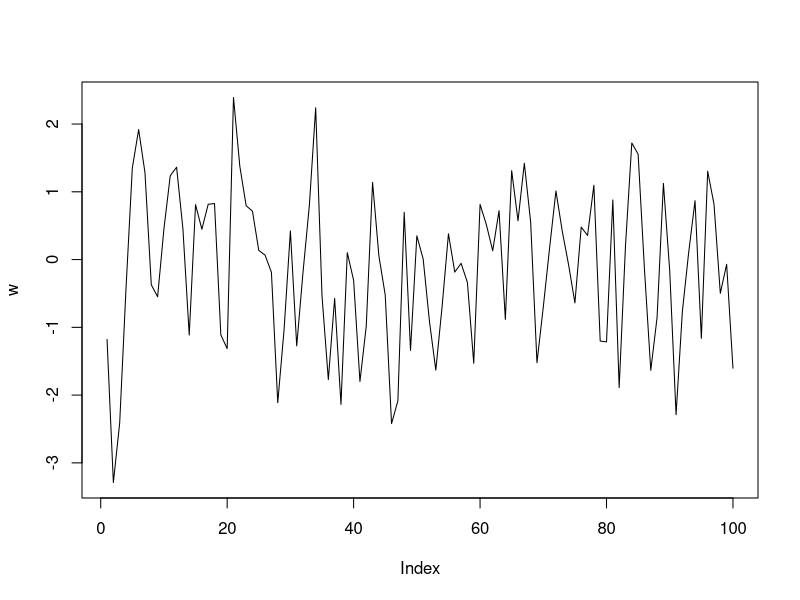
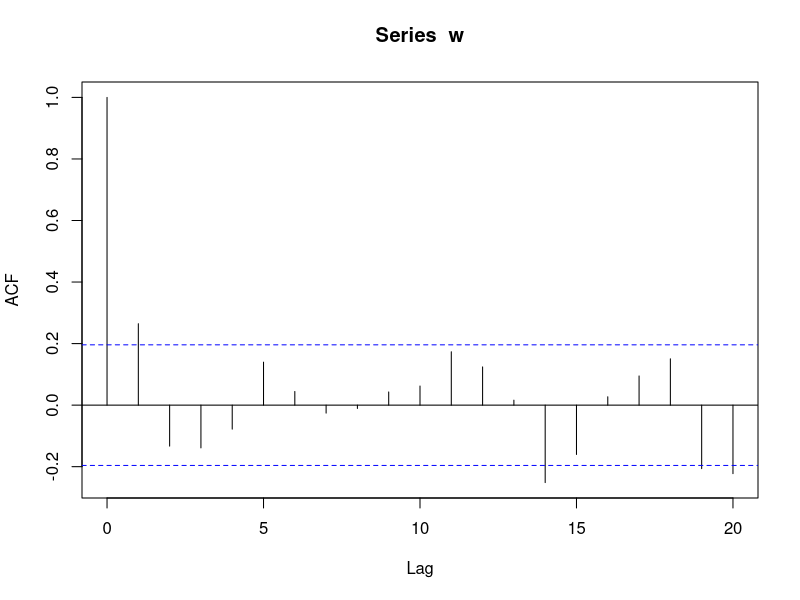
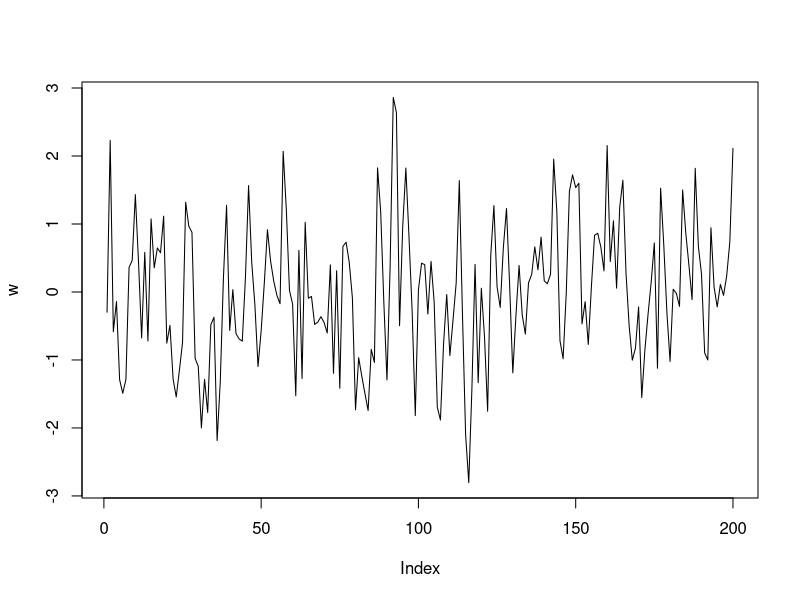
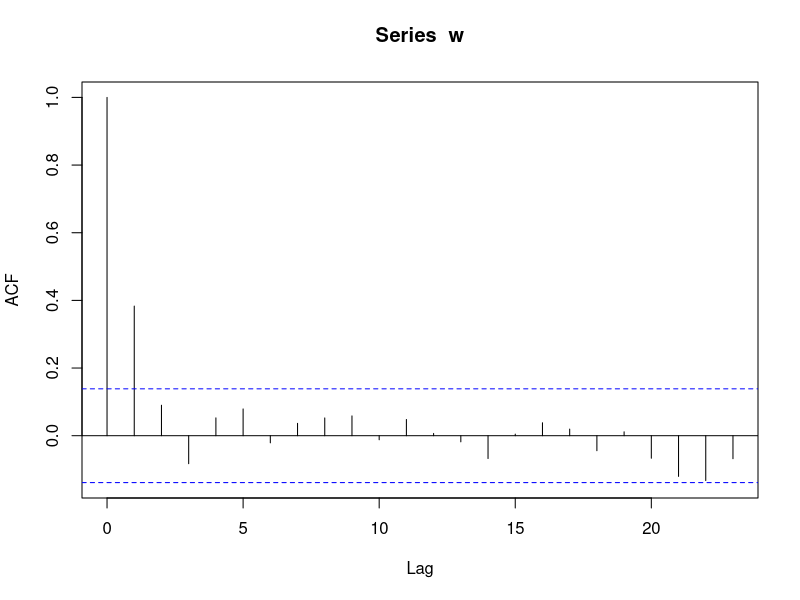
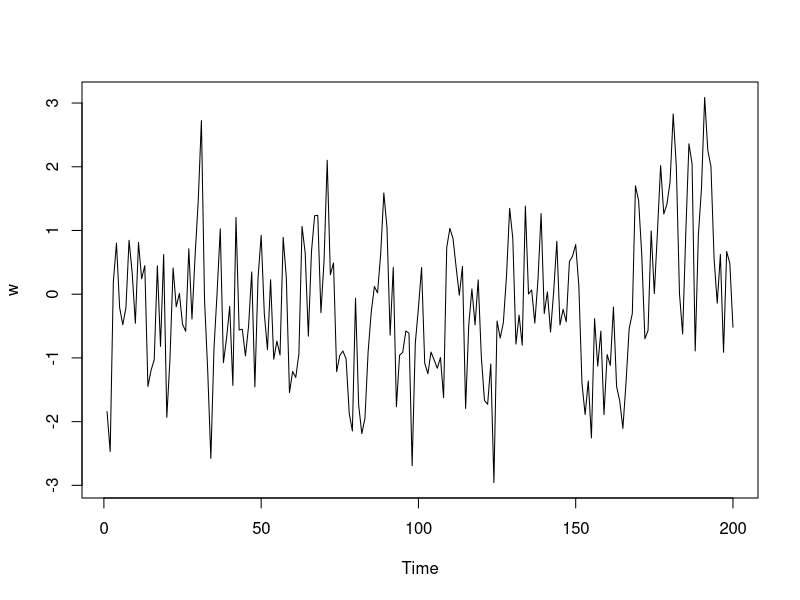
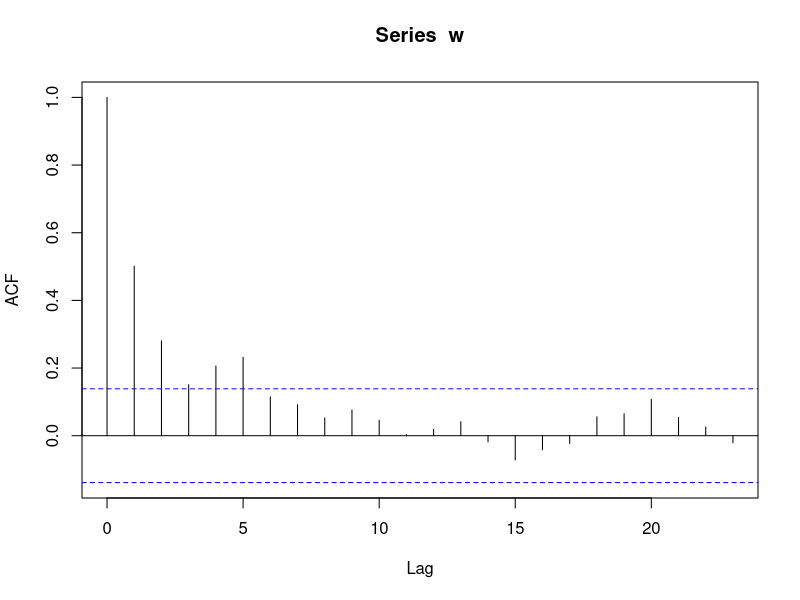
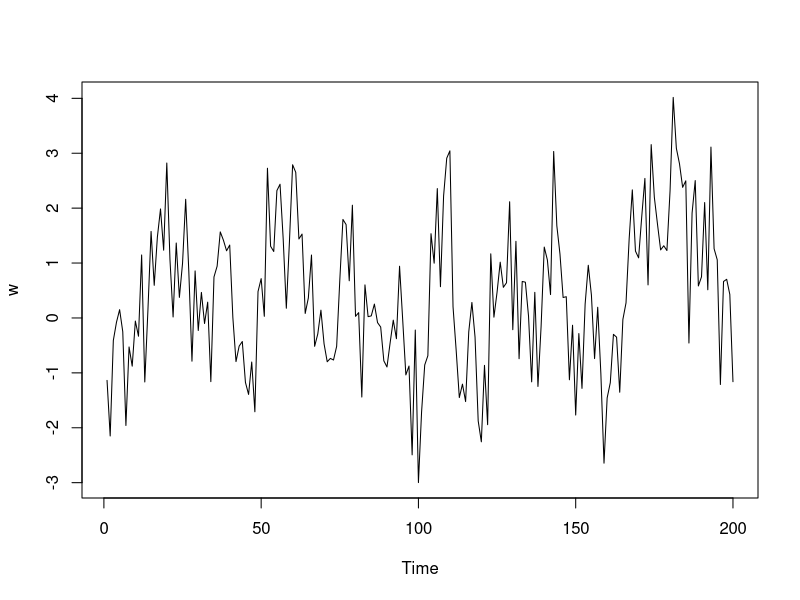
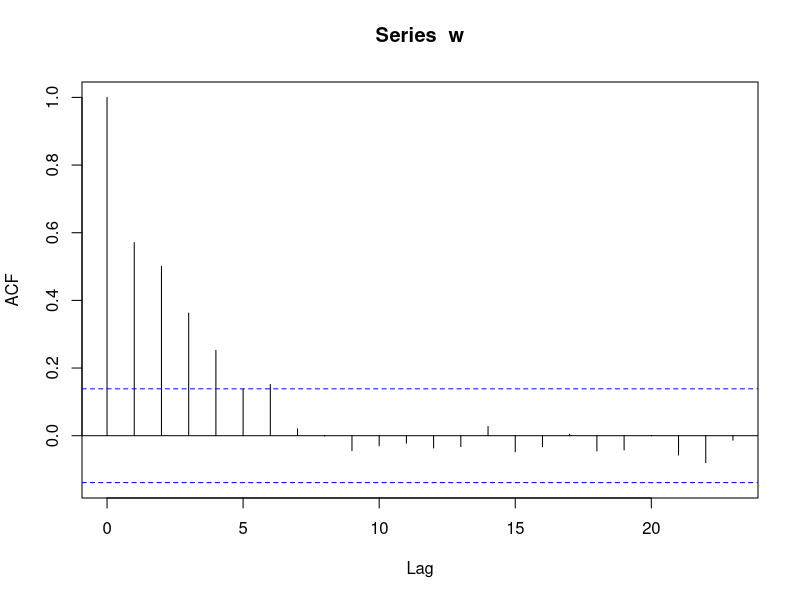

The R script that drew these images, in order:
## ---- chunk 1
xs <- rnorm(200)
w <- xs[1]
for(i in 2:100) w[i] <- xs[i] + .5 * xs[i - 1]
plot(w, type = "l")
acf(w)
## ---- chunk 2
xs <- rnorm(200)
w <- xs[1]
w[2] <- xs[2] + .5 * xs[1]
for(i in 3:200) w[i] <- xs[i] + .5 * xs[i - 1] + .3 * xs[i - 2]
plot(w, type = "l")
acf(w)
## ---- chunk 3
w <- arima.sim(n = 200, list(ma = c(.5, .3)))
plot(w)
acf(w)
## ---- chunk 4
w <- arima.sim(n = 200, list(ar = c(.5, .3)))
plot(w)
acf(w)
## ---- chunk 5
ss <- arima.sim(200, model = list(ma = c(.6, .4)))
## ---- chunk 6
acf(ss)
## ---- chunk 7
beta_1 <- .5 
beta_2 <- .3
w <- ss[1]
w[2] <- ss[2] - beta_1 * w[1]
for(i in 3:200) w[i] <- ss[i] - beta_1 * w[i - 1] + beta_2 * w[i - 2]
mean(w^2) #this is the thing we are minimizing
## ---- chunk 8
sse <- function(beta) {
  beta_1 <- beta[1]
  beta_2 <- beta[2]
  #ss <- ss - mean(ss) uncomment this to match arima call with include.mean = T
  w <- ss[1]
  w[2] <- ss[2] - beta_1 * w[1]
  for(i in 3:200) w[i] <- ss[i] - beta_1 * w[i - 1] - beta_2 * w[i - 2]
  mean(w^2) #this is the thing we are minimizing
}
optim(beta <- c(.5, .4), fn = sse)
arima(ss, order = c(0, 0, 2), method = "CSS", include.mean = F)
## ---- chunk 9
x1 <- arima.sim(300, model = list(ma = c(.6, .3)))
old.par <- par(mfrow = c(1, 2))
acf(x1)
pacf(x1)
## ---- chunk 10
x2 <- arima.sim(300, model = list(ma = c(.6)))
old.par <- par(mfrow = c(1, 2))
acf(x2)
pacf(x2)
## ---- chunk 11
x3 <- arima.sim(300, model = list(ar = c(.6, .3)))
old.par <- par(mfrow = c(1, 2))
acf(x3)
pacf(x3)
